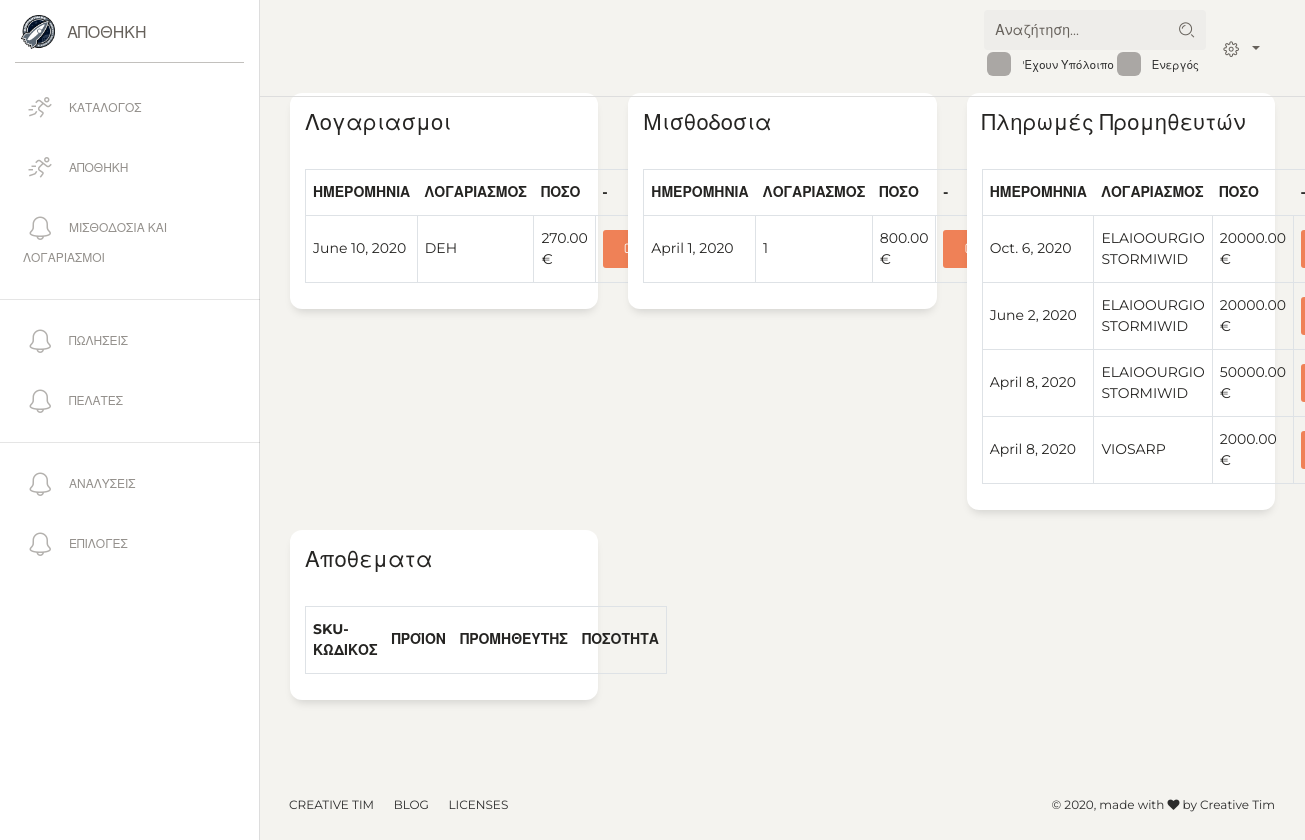
The app's page / (signed in) with its own data.
### payroll/models.py (models this page shows, shortened)
class Bill(DefaultOrderModel):
    title = models.CharField(max_length=150, verbose_name='Τίτλος', blank=True)
    category = models.ForeignKey(BillCategory, null=True,
                                 on_delete=models.PROTECT,
                                 related_name='bills',
                                 verbose_name='Λογαριασμός'
                                 )
    objects = models.Manager()
    class Meta:
        verbose_name_plural = '1. Εντολη Πληρωμης Λογαριασμού'
        verbose_name = 'Λογαριασμός'
        ordering = ['-date_expired']
    def get_edit_url(self):
        return reverse('payroll_bills:bill_update', kwargs={'pk': self.id})

class BillCategory(models.Model):
    active = models.BooleanField(default=True)
    title = models.CharField(unique=True, max_length=150, verbose_name='Ονομασια')
    balance = models.DecimalField(default=0, max_digits=50, decimal_places=2)
    objects = models.Manager()
    class Meta:
        verbose_name_plural = '4. Λογαριασμοί'
    def __str__(self):
        return self.title
    def tag_balance(self):
        return f'{self.balance} {CURRENCY}'
    tag_balance.short_description = 'Remaining'

class Payroll(DefaultOrderModel):
    title = models.CharField(max_length=150, verbose_name='Τίτλος', blank=True)
    person = models.ForeignKey(Person, verbose_name='Υπάλληλος', on_delete=models.PROTECT,
                               related_name='person_invoices')
    category = models.CharField(max_length=1, choices=PAYROLL_CHOICES, default='1', verbose_name='Κατηγορια')
    objects = models.Manager()
    class Meta:
        verbose_name_plural = '2. Μισθόδοσία'
        verbose_name = 'Εντολή Πληρωμής'
        ordering = ['is_paid', '-date_expired', ]
    def get_edit_url(self):
        return reverse('payroll_bills:payroll_update', kwargs={'pk': self.id})
    def tag_value(self):
        return '%s %s' % (self.value, CURRENCY)
    tag_value.short_description = 'Αξία Παραστατικού'

### warehouse/models.py (models this page shows, shortened)
class Payment(models.Model):
    is_paid = models.BooleanField(default=True, verbose_name='Πληρωμενο;')
    date = models.DateField(verbose_name='Ημερομηνία')
    title = models.CharField(max_length=150, verbose_name='Τίτλος')
    payment_method = models.ForeignKey(PaymentMethod, on_delete=models.PROTECT, null=True,
                                       verbose_name='Τροπος Πληρωμής')
    vendor = models.ForeignKey(Vendor, on_delete=models.CASCADE, related_name='payments', verbose_name='Προμηθευτής')
    value = models.DecimalField(decimal_places=2, max_digits=20, verbose_name='Αξία')
    description = models.TextField(blank=True, verbose_name='Περιγραφή')
    class Meta:
        ordering = ['-date']
    def tag_value(self):
        return f'{self.value} {CURRENCY}'
    def get_edit_url(self):
        return reverse('warehouse:payment_update', kwargs={'pk': self.id})

class Vendor(models.Model):
    active = models.BooleanField(default=True, verbose_name='Ενεργό')
    title = models.CharField(max_length=200, unique=True, verbose_name='Εταιρία')
    owner = models.CharField(max_length=200, blank=True, verbose_name='Ιδιοκτήτης')
    afm = models.CharField(max_length=150, blank=True, verbose_name='ΑΦΜ')
    doy = models.CharField(max_length=150, blank=True, verbose_name='ΔΟΥ')
    phone = models.CharField(max_length=200, blank=True, verbose_name='Σταθερο Τηλεφωνο')
    cellphone = models.CharField(max_length=200, blank=True, verbose_name='Κινητό')
    email = models.EmailField(blank=True)
    site = models.URLField(blank=True, null=True)
    description = models.TextField(blank=True, null=True, verbose_name='Λεπτομεριες')
    address = models.CharField(max_length=240, blank=True, null=True, verbose_name='Διευθυνση')
    city = models.CharField(max_length=240, blank=True, null=True, verbose_name='Πολη')
    balance = models.DecimalField(decimal_places=2, max_digits=50, default=0.00, verbose_name='Υπόλοιπο')
    paid_value = models.DecimalField(decimal_places=2, max_digits=50, default=0.00)
    value = models.DecimalField(decimal_places=2, max_digits=50, default=0.00)
    taxes_modifier = models.CharField(max_length=1, choices=TAXES_CHOICES, default='c')
    class Meta:
        ordering = ['title']
    def __str__(self):
        return f'{self.title}'
    def tag_balance(self):
        return f'{self.balance} {CURRENCY}'
    tag_balance.short_description = 'Υπολοίπο'

### dashboard/views.py (the view)
# urls.py: path('', DashboardHomepageView.as_view(), name='homepage')
@method_decorator(staff_member_required, name='dispatch')
class DashboardHomepageView(TemplateView):
    template_name = 'dashboard.html'
    def get_context_data(self, **kwargs):
        context = super().get_context_data(**kwargs)
        context['bills'] = Bill.objects.filter(is_paid=False)[:8]
        context['payroll'] = Payroll.objects.filter(is_paid=False)[:8]
        context['vendor_payments'] = Payment.objects.all()[:8]
        context['warning_products'] = Product.objects.filter(safe_warning=True)[:10]
        return context

### payroll/abstract_models.py (called while the page is built)
    def tag_final_value(self):
        return f'{self.final_value} {CURRENCY}'

### project_settings/templates/dashboard.html (shortened to what this page needs)
<!DOCTYPE html>
<html lang="en">
{% include 'include/css.html' %}
<body class="">
  <div class="wrapper ">
    {% block navbar %}{% include 'include/navbar.html' %} {% endblock %}
    <div class="main-panel">
      <nav class="navbar navbar-expand-lg navbar-absolute fixed-top navbar-transparent">
        <div class="container-fluid">
          <div class="navbar-wrapper">
          </div>
          <div class="collapse navbar-collapse justify-content-end" id="navigation">
            <form {% if action_url %} action="{{ action_url }}"  {% endif %}>
                <div class="input-group no-border">
                    <input name="q" type="text" value="{{ request.GET.q }}" class="form-control" placeholder="Αναζήτηση..."
                    >
                    <div class="input-group-append">
                        <div class="input-group-text"><i class="nc-icon nc-zoom-split"></i></div>
                    </div>
                </div>
                <div style="margin-top: 1%" class="form-check small">
                    <label class="form-check-label">
                          'Εχουν Υπόλοιπο
                    </label>
                    <label class="form-check-label">
                          Ενεργός
                      </label>
                  </div>
            </form>
              <ul style="" class="navbar-nav">
               <li class="nav-item btn-rotate dropdown">
                        <a class="nav-link dropdown-toggle" href="http://example.com" id="navbarDropdownMenuLink" data-toggle="dropdown" aria-haspopup="true" aria-expanded="false">
                            <i class="nc-icon nc-settings-gear-65"></i>
                        </a>
                    </li>
                </ul>
          </div>
        </div>
      </nav>
        {% block content %}
           <div class="content">
               <div class="row">
                   <div class="col-4">
                        <div class="card">
                            <div class="card-header"><h5>Λογαριασμοι</h5></div>
                            <div class="card-body">
                                <table class="table table-bordered">
                                    <thead>
                                        <tr>
                                            <th>Ημερομηνια</th>
                                            <th>Λογαριασμος</th>
                                            <th>Ποσο</th>
                                            <th>-</th>
                                        </tr>
                                    </thead>
                                    <tbody>
                                        {% for ele in bills %}
                                            <tr>
                                                <td>{{ ele.date_expired|date }}</td>
                                                <td>{{ ele.category }}</td>
                                                <td>{{ ele.tag_final_value }}</td>
                                                <td><a href="{{ ele.get_edit_url }}" class="btn btn-danger"> </a> </td>
                                            </tr>
                                        {% endfor %}
                                    </tbody>
                                </table>
                            </div>
                        </div>
                   </div>
                   <div class="col-4">
                        <div class="card">
                            <div class="card-header"><h5>Μισθοδοσια</h5></div>
                            <div class="card-body">
                                 <table class="table table-bordered">
                                    <thead>
                                        <tr>
                                            <th>Ημερομηνια</th>
                                            <th>Λογαριασμος</th>
                                            <th>Ποσο</th>
                                            <th>-</th>
                                        </tr>
                                    </thead>
                                    <tbody>
                                        {% for ele in payroll %}
                                            <tr>
                                                <td>{{ ele.date_expired|date }}</td>
                                                <td>{{ ele.category }}</td>
                                                <td>{{ ele.tag_final_value }}</td>
                                                <td><a href="{{ ele.get_edit_url }}" class="btn btn-danger"> </a> </td>
                                            </tr>
                                        {% endfor %}
                                    </tbody>
                                </table>
                            </div>
                        </div>
                   </div>
                   <div class="col-4">
                        <div class="card">
                            <div class="card-header"><h5>Πληρωμές Προμηθευτών</h5></div>
                            <div class="card-body">
                                 <table class="table table-bordered">
                                    <thead>
                                        <tr>
                                            <th>Ημερομηνια</th>
                                            <th>Λογαριασμος</th>
                                            <th>Ποσο</th>
                                            <th>-</th>
                                        </tr>
                                    </thead>
                                    <tbody>
                                        {% for ele in vendor_payments %}
                                            <tr>
                                                <td>{{ ele.date|date }}</td>
                                                <td>{{ ele.vendor }}</td>
                                                <td>{{ ele.tag_value }}</td>
                                                <td><a href="{{ ele.get_edit_url }}" class="btn btn-danger"> </a> </td>
                                            </tr>
                                        {% endfor %}
                                    </tbody>
                                </table>
                            </div>
                        </div>
                   </div>
               </div>
                <div class="row">
                    <div class="col-4">
                        <div class="card">
                            <div class="card-header"><h5>Αποθεματα</h5></div>
                            <div class="card-body">
                                <table class="table table-bordered">
                                    <thead>
                                    <tr>
                                        <th>Sku- Κωδικος</th>
                                        <th>Προϊόν</th>
                                        <th>Προμηθευτης</th>
                                        <th>Ποσοτητα</th>
                                    </tr>
                                    </thead>
                                </table>
                            </div>
                        </div>
                    </div>
                </div>
           </div>
       {% endblock %}
            <footer class="footer footer-black  footer-white ">
                <div class="container-fluid">
                    <div class="row">
                        <nav class="footer-nav">
                            <ul>
                                <li>
                                    <a href="https://www.creative-tim.com" target="_blank">Creative Tim</a>
                                </li>
                                <li>
                                    <a href="http://blog.creative-tim.com/" target="_blank">Blog</a>
                                </li>
                                <li>
                                    <a href="https://www.creative-tim.com/license" target="_blank">Licenses</a>
                                </li>
                            </ul>
                        </nav>
                        <div class="credits ml-auto">
                            <span class="copyright">
                                ©
                                , made with <i class="fa fa-heart heart"></i> by Creative Tim
                            </span>
                        </div>
                    </div>
                </div>
            </footer>
    </div>
  </div>
</body>
</html>

### records on screen
Bill: date_expired "June 10, 2020", category "DEH", tag_final_value "270.00 €"
Payroll: date_expired "April 1, 2020", category "1", tag_final_value "800.00 €"
Payment: date "Oct. 6, 2020", vendor "ELAIOOURGIO STORMIWID", tag_value "20000.00 €"
Payment: date "June 2, 2020", vendor "ELAIOOURGIO STORMIWID", tag_value "20000.00 €"
Payment: date "April 8, 2020", vendor "ELAIOOURGIO STORMIWID", tag_value "50000.00 €"
Payment: date "April 8, 2020", vendor "VIOSARP", tag_value "2000.00 €"
